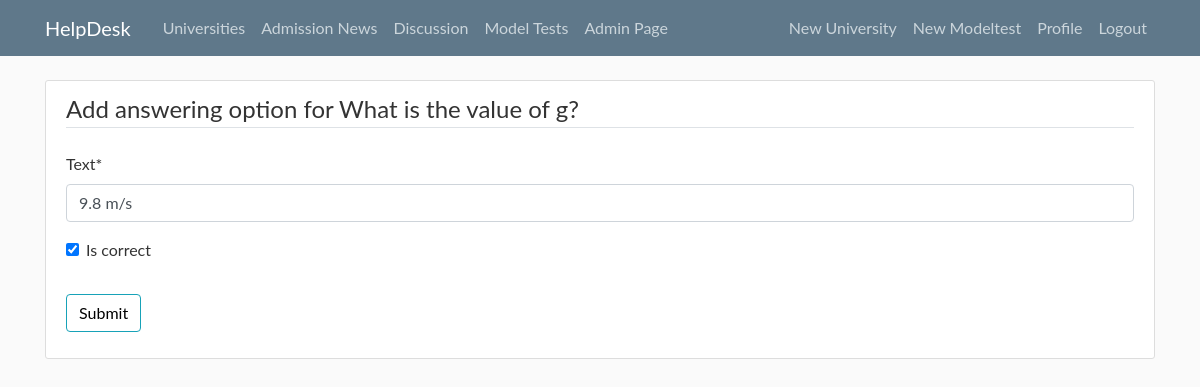
The app's page /modeltest/quiz/answer/1/update/ (signed in) with its own data.
### modeltest/models.py (models this page shows, shortened)
class Answer(models.Model):
    question = models.ForeignKey(Question, on_delete=models.CASCADE)
    text = models.CharField(max_length=255)
    is_correct = models.BooleanField(default=False)

class Question(models.Model):
    quiz = models.ForeignKey(Quiz, on_delete=models.CASCADE)
    text = models.TextField(default="")

### modeltest/views.py (the view, shortened to what this page needs)
# urls.py: path('quiz/answer/<int:pk>/update/', AnswerUpdateView.as_view(), name='answer-update'),
class AnswerUpdateView(LoginRequiredMixin, UserPassesTestMixin, UpdateView):
    model = Answer
    fields = ['text', 'is_correct']
    def test_func(self):
        ob = self.get_object()
        if self.request.user.is_superuser or self.request.user.is_staff or ob.question.quiz.user==self.request.user:
            return True
        return False

### modeltest/templates/modeltest/answer_form.html (shortened to what this page needs)
{% extends "home/base.html" %}
{% load crispy_forms_tags %}
{% block content %}
<div class="content-section">
    <form method="POST">
        <fieldset class="form-group">
            <legend class="border-bottom mb-4">Add answering option for {{ object.question.text }}</legend>
            {{ form|crispy }}
        </fieldset>
        <div class="form-group">
            <button class="btn btn-outline-info" type="submit">Submit</button>
        </div>
    </form>
</div>
{% endblock content %}

### home/static/home/main.css (style rules this page uses)
body { background: #fafafa; color: #333333; margin-top: 5rem; }
.content-section { background: #ffffff; padding: 10px 20px; border: 1px solid #dddddd; border-radius: 3px; margin-bottom: 20px; }
body { font-family: "ptsans", "Lato", "Helvetica Neue", Helvetica, Arial, sans-serif; }
.btn { outline: none; color: black; background-color: transparent; box-shadow: 0 0 0 0; margin-right: 3px; }

### records on screen
Answer: question.text "What is the value of g?", text "9.8 m/s", is_correct "☑"
